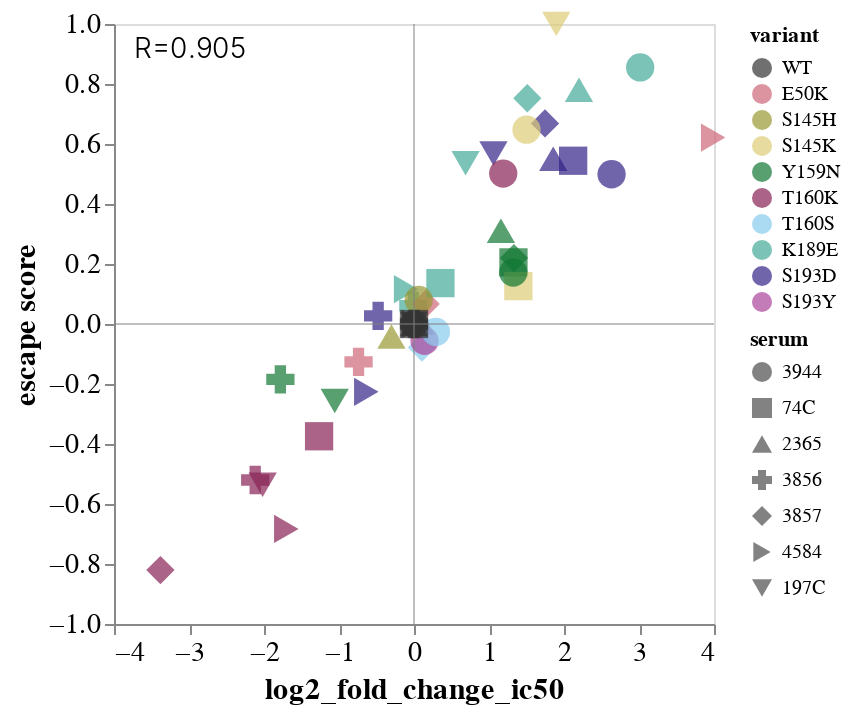

Notebook code cell kept with this figure:
### Code cell
# validation_vs_prediction = validation_vs_prediction.loc[validation_vs_prediction['serum'] != '74C']
full_corr = get_corr_plot(sera)

full_corr.save(
    'scratch_notebooks/figure_drafts/validation_correlations/full-serum-corr_ic50.svg',
    scale_factor=2.0
)

full_corr

### Figure 1 — Vega-Lite specification as saved in the notebook (floating-point values rounded to 4 significant figures)
{"config": {"view": {"continuousWidth": 300, "continuousHeight": 300}, "axis": {"grid": false, "labelFontSize": 14, "titleFontSize": 15}, "title": {"fontSize": 21, "fontWeight": "normal"}}, "layer": [{"data": {"name": "data-4c970c108880de5a58c682c19095f6a1"}, "mark": {"type": "point", "filled": true, "size": 200}, "encoding": {"color": {"field": "variant", "scale": {"domain": ["WT", "E50K", "S145H", "S145K", "Y159N", "T160K", "T160S", "K189E", "S193D", "S193Y"], "range": ["#333333", "#CC6677", "#999933", "#DDCC77", "#117733", "#882255", "#88CCEE", "#44AA99", "#332288", "#AA4499"]}, "type": "nominal"}, "shape": {"field": "serum", "scale": {"domain": ["3944", "74C", "2365", "3856", "3857", "4584", "197C"]}, "type": "nominal"}, "tooltip": [{"field": "variant", "type": "nominal"}, {"field": "serum", "type": "nominal"}, {"field": "log2_fold_change_ic50", "type": "quantitative"}, {"field": "escape", "type": "quantitative"}], "x": {"field": "log2_fold_change_ic50", "scale": {"domain": [-4, 4]}, "title": "log2_fold_change_ic50", "type": "quantitative"}, "y": {"field": "escape", "scale": {"clamp": true, "domain": [-1, 1]}, "title": "escape score", "type": "quantitative"}}}, {"data": {"name": "empty"}, "mark": {"type": "text", "align": "left", "baseline": "bottom", "fontSize": 14, "fontWeight": 300}, "encoding": {"text": {"value": ["R=0.905"]}, "x": {"value": 10}, "y": {"value": 20}}}, {"data": {"name": "data-06fd9f850666401b4599de5588b60692"}, "mark": {"type": "rule", "color": "gray", "opacity": 0.5, "size": 1}, "encoding": {"y": {"field": "y", "type": "quantitative"}}}, {"data": {"name": "data-9c00aa9dc2b1c1a0b4bf9b34ead12925"}, "mark": {"type": "rule", "color": "gray", "opacity": 0.5, "size": 1}, "encoding": {"x": {"field": "x", "type": "quantitative"}}}], "$schema": "https://vega.github.io/schema/vega-lite/v5.8.0.json", "datasets": {"data-4c970c108880de5a58c682c19095f6a1": [{"serum": "2365", "variant": "Y159N", "log2_fold_change_ic50": 1.159, "escape": 0.3106, "cohort": "15-20 years", "r": 0.987}, {"serum": "2365", "variant": "T160K", "log2_fold_change_ic50": 0.08919, "escape": 0.0047, "cohort": "15-20 years", "r": 0.987}, {"serum": "2365", "variant": "K189E", "log2_fold_change_ic50": 2.199, "escape": 0.781, "cohort": "15-20 years", "r": 0.987}, {"serum": "2365", "variant": "S193D", "log2_fold_change_ic50": 1.856, "escape": 0.5509, "cohort": "15-20 years", "r": 0.987}, {"serum": "2365", "variant": "S145H", "log2_fold_change_ic50": -0.3008, "escape": -0.0419, "cohort": "15-20 years", "r": 0.987}, {"serum": "3856", "variant": "Y159N", "log2_fold_change_ic50": -1.782, "escape": -0.1843, "cohort": "15-20 years", "r": 0.9}, {"serum": "3856", "variant": "T160K", "log2_fold_change_ic50": -2.117, "escape": -0.52, "cohort": "15-20 years", "r": 0.9}, {"serum": "3856", "variant": "K189E", "log2_fold_change_ic50": -0.008477, "escape": 0.0612, "cohort": "15-20 years", "r": 0.9}, {"serum": "3856", "variant": "S193D", "log2_fold_change_ic50": -0.478, "escape": 0.0272, "cohort": "15-20 years", "r": 0.9}, {"serum": "3856", "variant": "E50K", "log2_fold_change_ic50": -0.7393, "escape": -0.1265, "cohort": "15-20 years", "r": 0.9}, {"serum": "3857", "variant": "Y159N", "log2_fold_change_ic50": 1.333, "escape": 0.2199, "cohort": "15-20 years", "r": 0.947}, {"serum": "3857", "variant": "T160K", "log2_fold_change_ic50": -3.381, "escape": -0.8201, "cohort": "15-20 years", "r": 0.947}, {"serum": "3857", "variant": "K189E", "log2_fold_change_ic50": 1.511, "escape": 0.7525, "cohort": "15-20 years", "r": 0.947}, {"serum": "3857", "variant": "S193D", "log2_fold_change_ic50": 1.747, "escape": 0.6684, "cohort": "15-20 years", "r": 0.947}, {"serum": "3857", "variant": "E50K", "log2_fold_change_ic50": 0.1551, "escape": 0.0667, "cohort": "15-20 years", "r": 0.947}, {"serum": "3857", "variant": "T160S", "log2_fold_change_ic50": 0.1059, "escape": -0.0783, "cohort": "15-20 years", "r": 0.947}, {"serum": "4584", "variant": "T160K", "log2_fold_change_ic50": -1.703, "escape": -0.683, "cohort": "2-5 years", "r": 0.926}, {"serum": "4584", "variant": "K189E", "log2_fold_change_ic50": -0.1052, "escape": 0.116, "cohort": "2-5 years", "r": 0.926}, {"serum": "4584", "variant": "S193D", "log2_fold_change_ic50": -0.636, "escape": -0.226, "cohort": "2-5 years", "r": 0.926}, {"serum": "4584", "variant": "E50K", "log2_fold_change_ic50": 3.989, "escape": 0.6214, "cohort": "2-5 years", "r": 0.926}, {"serum": "197C", "variant": "Y159N", "log2_fold_change_ic50": -1.057, "escape": -0.2564, "cohort": "40-45 years", "r": 0.984}, {"serum": "197C", "variant": "T160K", "log2_fold_change_ic50": -2.018, "escape": -0.5361, "cohort": "40-45 years", "r": 0.984}, {"serum": "197C", "variant": "K189E", "log2_fold_change_ic50": 0.6879, "escape": 0.5359, "cohort": "40-45 years", "r": 0.984}, {"serum": "197C", "variant": "S193D", "log2_fold_change_ic50": 1.059, "escape": 0.5683, "cohort": "40-45 years", "r": 0.984}, {"serum": "197C", "variant": "S145K", "log2_fold_change_ic50": 1.898, "escape": 1.019, "cohort": "40-45 years", "r": 0.984}, {"serum": "74C", "variant": "Y159N", "log2_fold_change_ic50": 1.326, "escape": 0.2053, "cohort": "40-45 years", "r": 0.944}, {"serum": "74C", "variant": "T160K", "log2_fold_change_ic50": -1.266, "escape": -0.3742, "cohort": "40-45 years", "r": 0.944}, {"serum": "74C", "variant": "K189E", "log2_fold_change_ic50": 0.3524, "escape": 0.1363, "cohort": "40-45 years", "r": 0.944}, {"serum": "74C", "variant": "S193D", "log2_fold_change_ic50": 2.122, "escape": 0.5442, "cohort": "40-45 years", "r": 0.944}, {"serum": "74C", "variant": "S145K", "log2_fold_change_ic50": 1.391, "escape": 0.1264, "cohort": "40-45 years", "r": 0.944}, {"serum": "3944", "variant": "Y159N", "log2_fold_change_ic50": 1.324, "escape": 0.1714, "cohort": "2-5 years", "r": 0.884}, {"serum": "3944", "variant": "T160K", "log2_fold_change_ic50": 1.189, "escape": 0.5014, "cohort": "2-5 years", "r": 0.884}, {"serum": "3944", "variant": "K189E", "log2_fold_change_ic50": 3.016, "escape": 0.8553, "cohort": "2-5 years", "r": 0.884}, {"serum": "3944", "variant": "S193D", "log2_fold_change_ic50": 2.634, "escape": 0.4992, "cohort": "2-5 years", "r": 0.884}, {"serum": "3944", "variant": "S193Y", "log2_fold_change_ic50": 0.1404, "escape": -0.0562, "cohort": "2-5 years", "r": 0.884}, {"serum": "3944", "variant": "S145H", "log2_fold_change_ic50": 0.06231, "escape": 0.0801, "cohort": "2-5 years", "r": 0.884}, {"serum": "3944", "variant": "S145K", "log2_fold_change_ic50": 1.5, "escape": 0.6477, "cohort": "2-5 years", "r": 0.884}, {"serum": "3944", "variant": "T160S", "log2_fold_change_ic50": 0.2918, "escape": -0.0266, "cohort": "2-5 years", "r": 0.884}, {"serum": "2365", "variant": "WT", "log2_fold_change_ic50": 0, "escape": 0, "cohort": "15-20 years", "r": 0.987}, {"serum": "3856", "variant": "WT", "log2_fold_change_ic50": 0, "escape": 0, "cohort": "15-20 years", "r": 0.9}, {"serum": "3857", "variant": "WT", "log2_fold_change_ic50": 0, "escape": 0, "cohort": "15-20 years", "r": 0.947}, {"serum": "4584", "variant": "WT", "log2_fold_change_ic50": 0, "escape": 0, "cohort": "2-5 years", "r": 0.926}, {"serum": "197C", "variant": "WT", "log2_fold_change_ic50": 0, "escape": 0, "cohort": "40-45 years", "r": 0.984}, {"serum": "74C", "variant": "WT", "log2_fold_change_ic50": 0, "escape": 0, "cohort": "40-45 years", "r": 0.944}, {"serum": "3944", "variant": "WT", "log2_fold_change_ic50": 0, "escape": 0, "cohort": "2-5 years", "r": 0.884}], "empty": [{}], "data-06fd9f850666401b4599de5588b60692": [{"y": 0}], "data-9c00aa9dc2b1c1a0b4bf9b34ead12925": [{"x": 0}]}}
